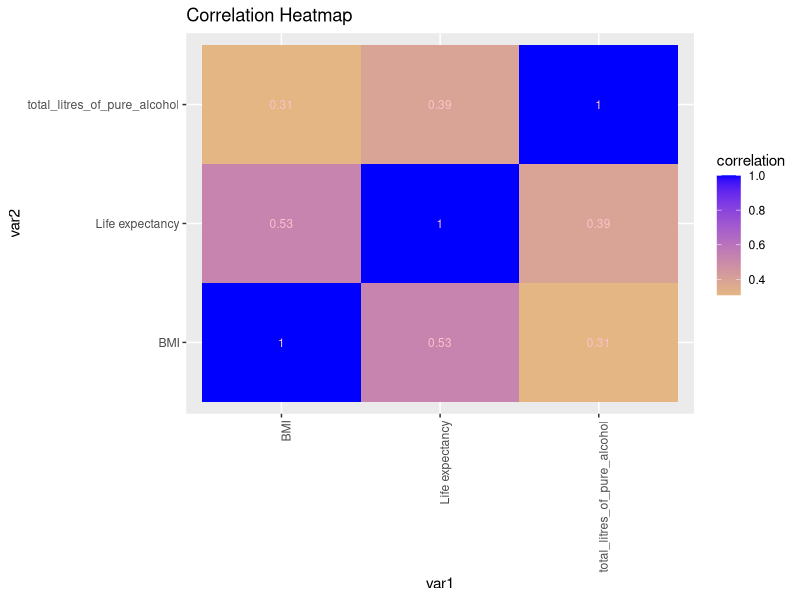
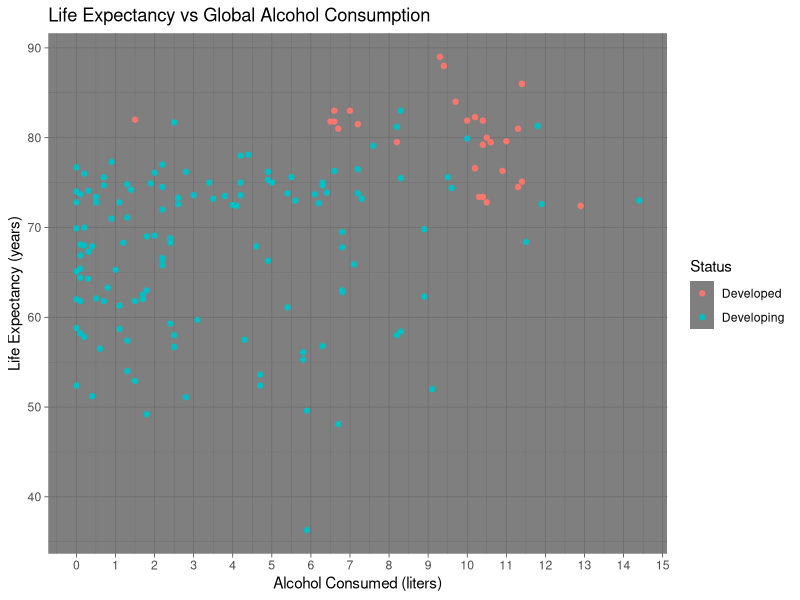
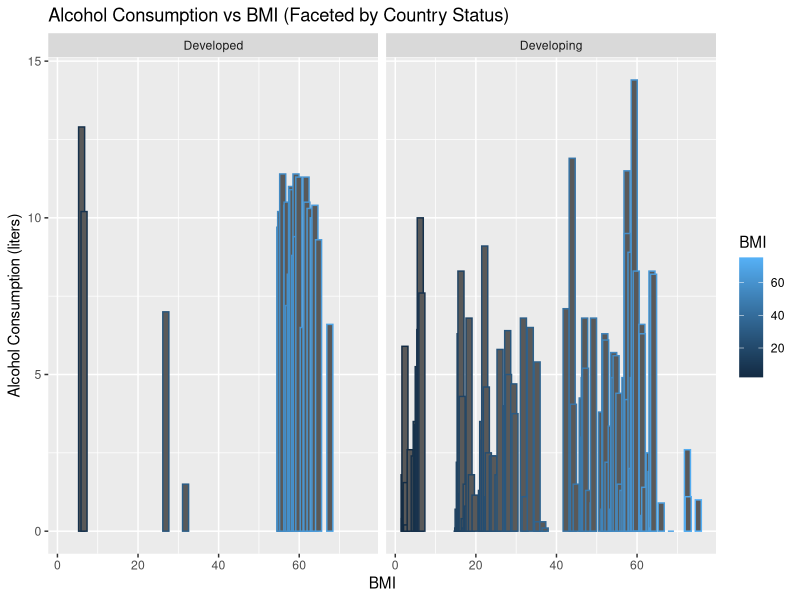
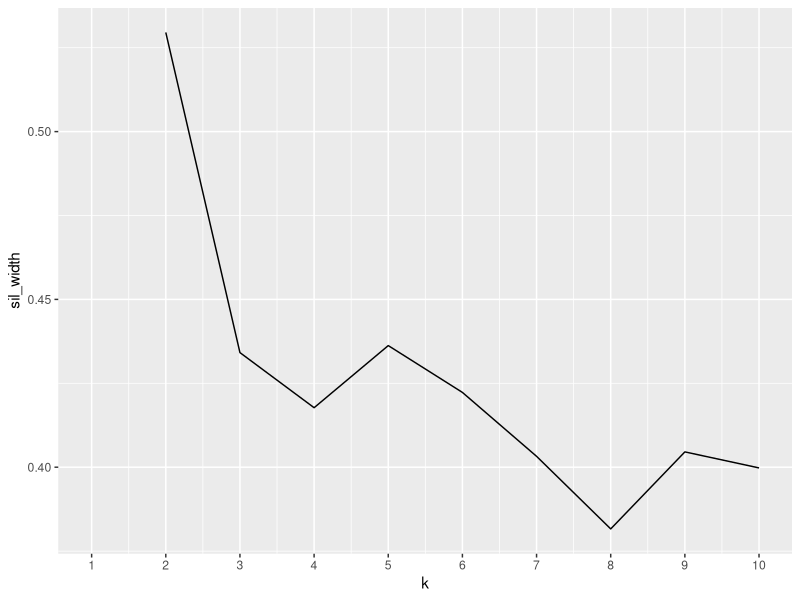
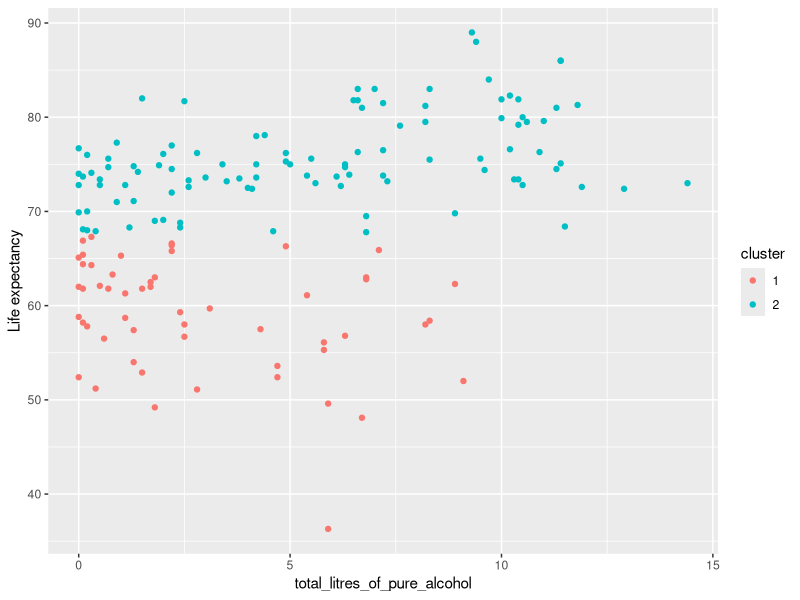
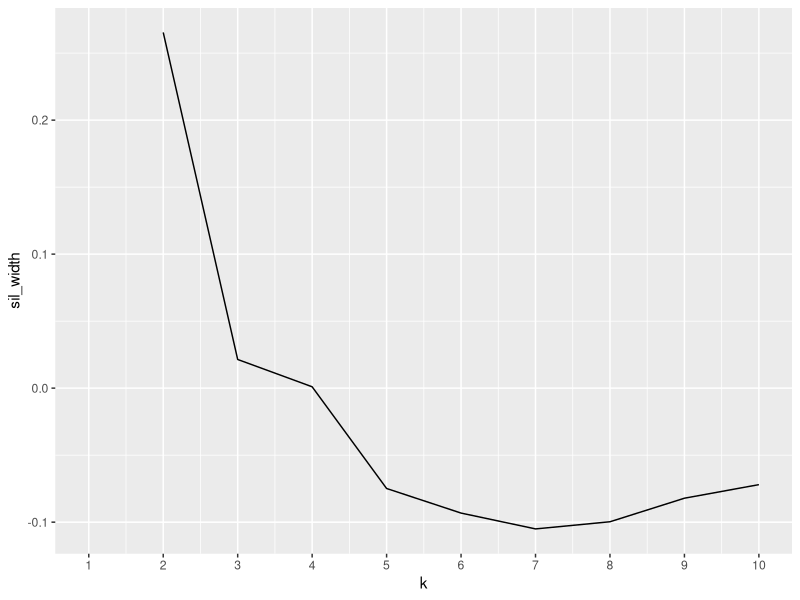
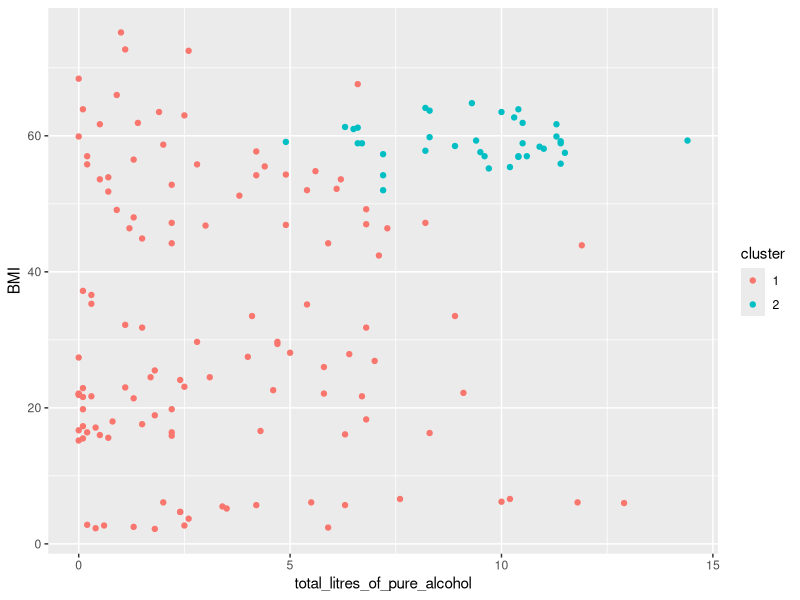

These figures' R source, in order:
## ---- chunk 1
knitr::opts_chunk$set(echo = TRUE, eval = TRUE, fig.align = "center", warning = F, message = F,
tidy=TRUE, tidy.opts=list(width.cutoff=60), R.options=list(max.print=100))
## ---- chunk 2
library(tidyverse)
library(dplyr)

library(readxl)
lifeex <- read_excel("lifeex.xlsx")

library(readxl)
drinks <- read_excel("drinks.xlsx")

wide_drinks <- drinks %>% pivot_wider(names_from="country", values_from="total_litres_of_pure_alcohol")

long_drinks <- wide_drinks %>% pivot_longer(cols=c(1:158), names_to="country", values_to="litres_of_pure_alcohol")

head(wide_drinks)
head(long_drinks)

## ---- chunk 3
global <- inner_join(drinks, lifeex, by=c("country" = "Country"))

length(setdiff(drinks$country, lifeex$Country))
length(setdiff(lifeex$Country, drinks$country))
length(intersect(drinks$country, lifeex$Country))
## ---- chunk 4
global2 <- (global %>% mutate(total_ounces_of_pure_alcohol = total_litres_of_pure_alcohol * 33.814))
head(global2)
## ---- chunk 5
global %>% group_by(global$status) %>% summarize(mean_alchohol=mean(total_litres_of_pure_alcohol, na.rm=T), mean_life=mean(`Life expectancy`, na.rm=T), mean_BMI=mean(BMI, na.rm=T))
## ---- chunk 6
lifeex_alcohol <- global %>% filter(total_litres_of_pure_alcohol>mean(total_litres_of_pure_alcohol) | `Life expectancy`>mean(`Life expectancy`))

lifeex_alcohol %>% select(country)
## ---- chunk 7
global %>% summarize(median(total_litres_of_pure_alcohol))
global %>% group_by(Status) %>% summarize(median.alcohol=median(total_litres_of_pure_alcohol)) %>% arrange(desc(median.alcohol))
## ---- chunk 8
global %>% summarize(max_life=max(`Life expectancy`)) 

global %>% filter(`Life expectancy`==89) %>% select(total_litres_of_pure_alcohol)

global %>% summarize(min_life=min(`Life expectancy`))

global %>% filter(`Life expectancy`==36.3) %>% select(total_litres_of_pure_alcohol)
## ---- chunk 9
global %>% summarize(quantile(total_litres_of_pure_alcohol))
global %>% summarize(quantile(`Life expectancy`))
global %>% summarize(quantile(BMI, na.rm=T))
## ---- chunk 10
corMatrix <- global %>% select_if(is.numeric) %>% cor(use = "pair")
tidycor <- corMatrix %>% as.data.frame%>% rownames_to_column("var1") %>% pivot_longer(-1, names_to="var2", values_to="correlation")
tidycor %>% ggplot(aes(var1, var2, fill=correlation)) + 
  geom_tile() + 
  geom_text(aes(label=round(correlation, 2)), color = "pink", size = 3) +
  theme(axis.text.x = element_text(angle = 90, hjust = 1))+
  scale_fill_gradient2(low="white", mid = "yellow", high = "blue") + ggtitle("Correlation Heatmap")
## ---- chunk 11
library(tidyverse)
library(ggplot2)

global %>% ggplot(aes(`total_litres_of_pure_alcohol`, `Life expectancy`, color=`Status`)) + geom_point() + theme_dark() + ggtitle("Life Expectancy vs Global Alcohol Consumption") + xlab("Alcohol Consumed (liters)") + ylab("Life Expectancy (years)") + scale_x_continuous(breaks = round(seq(0, 15, 1))) + geom_point(size=0.5, alpha=0.5)

ggplot(global, aes(x=`BMI`, y=`total_litres_of_pure_alcohol`, color=`BMI`)) +
  geom_bar(stat="summary", fun=mean, width=1.5) +
  facet_wrap(~Status) + ggtitle("Alcohol Consumption vs BMI (Faceted by Country Status)") + xlab("BMI") + ylab("Alcohol Consumption (liters)") 

## ---- chunk 12
library(cluster)
pam_dat <- global %>% select(total_litres_of_pure_alcohol,`Life expectancy`)
sil_width<-vector()
for(i in 2:10){
  pam_fit <- pam(pam_dat, k = i)
  sil_width[i] <- pam_fit$silinfo$avg.width
}
ggplot()+geom_line(aes(x=1:10,y=sil_width))+scale_x_continuous(name="k", breaks=1:10)

library(cluster)
pam1 <- global %>% select(total_litres_of_pure_alcohol, `Life expectancy`) %>% 
  pam(k = 2)
pamclust = global %>% mutate(cluster = as.factor(pam1$clustering))
pamclust %>% ggplot(aes(total_litres_of_pure_alcohol, `Life expectancy`, color = cluster)) +
  geom_point()

pamclust %>% group_by(cluster) %>% select(cluster, total_litres_of_pure_alcohol, `Life expectancy`) %>% summarize_if(is.numeric, mean, na.rm = T)

pam1$silinfo$avg.width

## ---- chunk 13

library(cluster)
pam_dat <- global %>% select(total_litres_of_pure_alcohol,BMI)
sil_width<-vector()
for(i in 2:10){
  pam_fit <- pam(pam_dat, k = i)
  sil_width[i] <- pam_fit$silinfo$avg.width
}
ggplot()+geom_line(aes(x=1:10,y=sil_width))+scale_x_continuous(name="k", breaks=1:10)

library(cluster)
pam1 <- global %>% select(total_litres_of_pure_alcohol, BMI) %>% 
  pam(k = 2)
pamclust = global %>% mutate(cluster = as.factor(pam1$clustering))
pamclust %>% ggplot(aes(total_litres_of_pure_alcohol, BMI, color = cluster)) +
  geom_point()

pamclust %>% group_by(cluster) %>% select(cluster, total_litres_of_pure_alcohol, BMI) %>% summarize_if(is.numeric, mean, na.rm = T)

pam1$silinfo$avg.width

